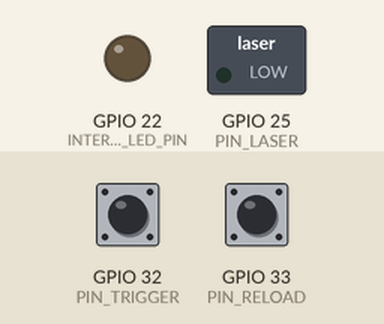
Simulated run of this sketch. Board: ESP32. Parts: switched loads named in the sketch (green lamp = pin HIGH), output pins drawn as LEDs (lit = HIGH). The test bench sets the inputs (shaded band); at power-on: GPIO 33 (PIN_RELOAD) HIGH, GPIO 32 (PIN_TRIGGER) HIGH. What the sketch prints to the serial monitor is not drawn.

Above: at 1.2 s.
1.3 s: GPIO 33 (PIN_RELOAD) pulled LOW for 0.15 s
2.9 s: GPIO 32 (PIN_TRIGGER) pulled LOW for 0.15 s
Timing chart, 0 to 5.9 s (numbered marks = the images above; inputs shaded):
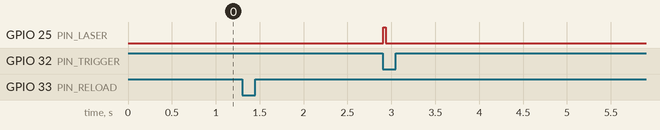

Measured:
- after the input at 1.3 s, every drawn part: stays the same
- after the input at 2.9 s, GPIO 25 (PIN_LASER): LOW → HIGH at once, → LOW 0.03 s later

The sketch:

LaserPistol.ino
```cpp
const int PIN_TRIGGER = 32;
const int PIN_RELOAD = 33;
const int PIN_LASER = 25;


const unsigned int DELAY_FROM_BUTTON_TO_LASER_MICROSECONDS = 6000;
const unsigned int LASER_PULSE_DURATION_MICROSECONDS = 30000;

const int INTERNAL_LED_PIN = 22;


const int STATE_NOT_LOADED = 1;
const int STATE_LOADING_LEVER_UP = 2;
const int STATE_LOADED = 3;
const int STATE_SIGHTING = 4;


int state = STATE_NOT_LOADED;


void  printState(int state) {
  if (state == STATE_NOT_LOADED) {
    Serial.print("NOT_LOADED");
  } else if (state == STATE_LOADING_LEVER_UP) {
    Serial.print("LOADING_LEVER_UP");
  } else if (state == STATE_LOADED) {
    Serial.print("LOADED");
  } else if (state == STATE_SIGHTING) {
    Serial.print("SIGHTING");
  } else {
    Serial.print("UNKNOWN");
  }

}


void setState(int new_state) {
  Serial.print("Changing from state ");
  printState(state);
  Serial.print(" to ");
  printState(new_state);
  Serial.println("");
  state = new_state;
  // Avoid state trashing (eg by switch bounce)
  delayMicroseconds(1000);
}


void setup() {
  // put your setup code here, to run once:
  Serial.begin(115200);
  Serial.println("BOOTED");

  pinMode(PIN_TRIGGER, INPUT_PULLUP);
  pinMode(PIN_RELOAD, INPUT_PULLUP);
  pinMode(PIN_LASER, OUTPUT);
  pinMode(INTERNAL_LED_PIN, OUTPUT);

  digitalWrite(PIN_LASER, LOW);
  digitalWrite(PIN_RELOAD, HIGH);
  digitalWrite(PIN_TRIGGER, HIGH);

  if (digitalRead(PIN_TRIGGER) == LOW) {
     setState(STATE_SIGHTING);
  }

  digitalWrite(INTERNAL_LED_PIN, LOW);

  Serial.println("READY");
}


void loop() {
  // put your main code here, to run repeatedly:

  bool trigger_pressed = digitalRead(PIN_TRIGGER) == LOW;
  bool loading_lever_up = digitalRead(PIN_RELOAD) == LOW;

  if (state == STATE_SIGHTING) {
    analogWrite(PIN_LASER, 64);
    if (loading_lever_up == true) {
      pinMode(PIN_LASER, OUTPUT);
      digitalWrite(PIN_LASER, LOW);
      setState(STATE_LOADING_LEVER_UP);
    }
  }

  if (state == STATE_NOT_LOADED) {
    if (loading_lever_up == true) {
      setState(STATE_LOADING_LEVER_UP);
    }
  }

  if (state == STATE_LOADING_LEVER_UP) {
    if (loading_lever_up == false) {
      setState(STATE_LOADED);
    }
  }

  if (state == STATE_LOADED) {
    if (trigger_pressed == true) {
      Serial.println("FIRING");
      delayMicroseconds(DELAY_FROM_BUTTON_TO_LASER_MICROSECONDS);
      digitalWrite(PIN_LASER, HIGH);
      delayMicroseconds(LASER_PULSE_DURATION_MICROSECONDS);
      digitalWrite(PIN_LASER, LOW);
      Serial.println("FIRING_DONE");
      setState(STATE_NOT_LOADED);
    }
  }
  delayMicroseconds(1);
}
```
